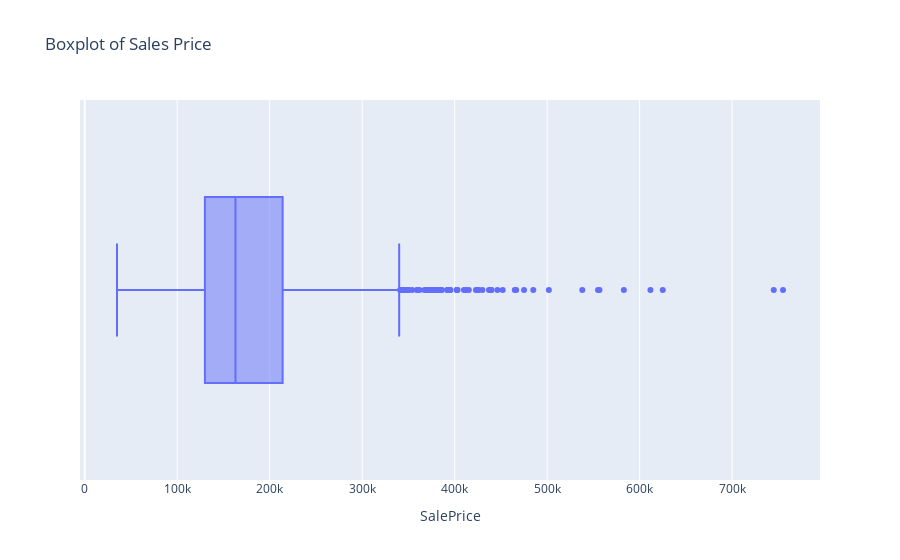

Here is the notebook cell this chart was saved with:
### Code cell
# outliers  of sales price with plotly
fig = px.box(df, x="SalePrice", title="Boxplot of Sales Price")
fig.show()

### Figure 1 — Plotly figure (JSON) as saved in the notebook; plotly's stock layout.template omitted (floating-point values rounded to 4 significant figures; data arrays with more than 128 entries replaced by an {"elided": "..."} marker saying what was removed)
{"data": [{"alignmentgroup": "True", "hovertemplate": "SalePrice=%{x}<extra></extra>", "legendgroup": "", "marker": {"color": "#636efa"}, "name": "", "notched": false, "offsetgroup": "", "orientation": "h", "showlegend": false, "type": "box", "x": {"elided": "1460 int values"}, "x0": " ", "xaxis": "x", "y0": " ", "yaxis": "y"}], "layout": {"boxmode": "group", "legend": {"tracegroupgap": 0}, "title": {"text": "Boxplot of Sales Price"}, "xaxis": {"anchor": "y", "domain": [0, 1], "title": {"text": "SalePrice"}}, "yaxis": {"anchor": "x", "domain": [0, 1]}}}
